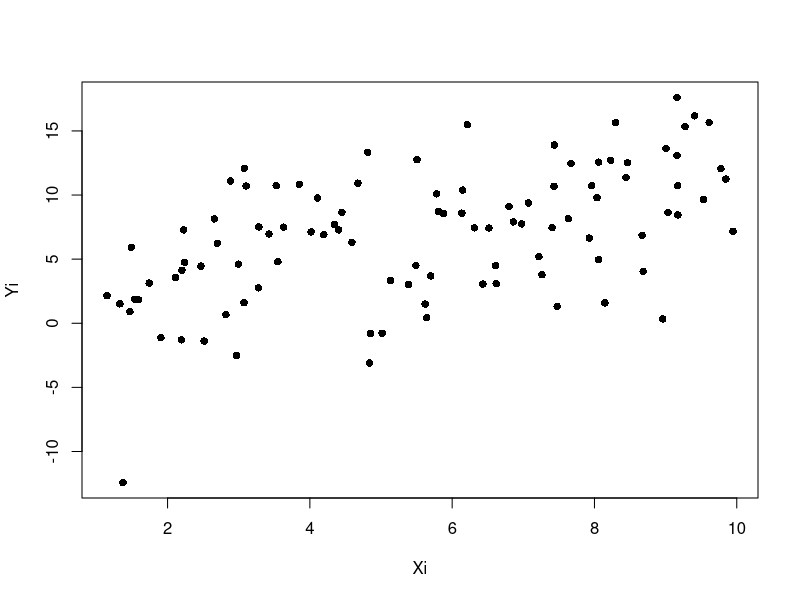
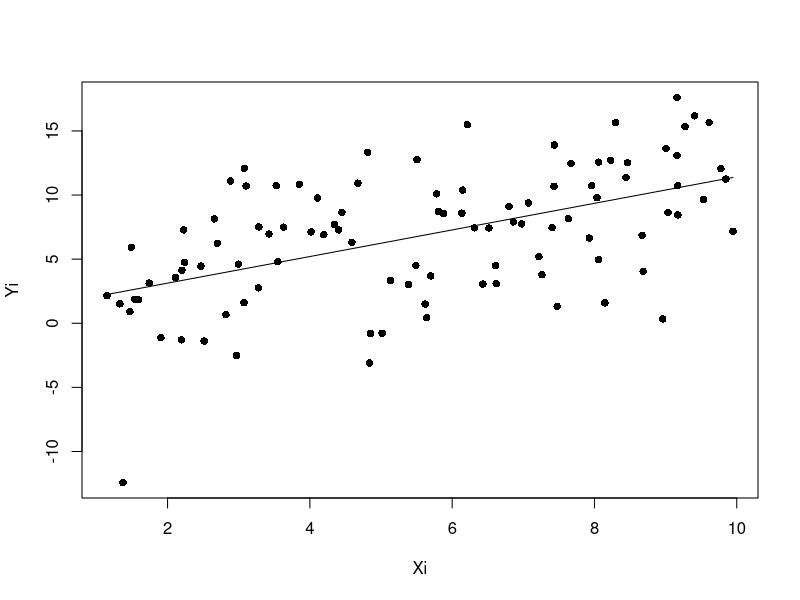
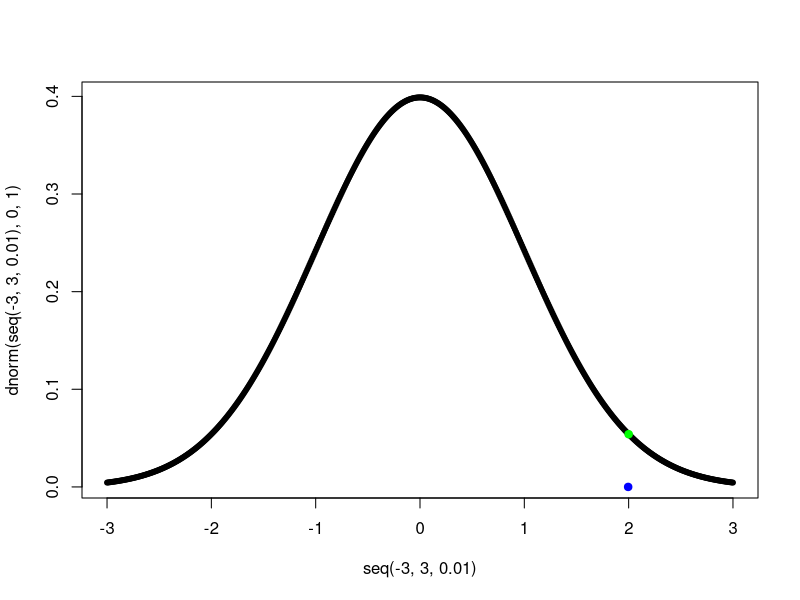

Write R code to recreate these figures, in order.
## ---- chunk 1
knitr::opts_chunk$set(echo = TRUE)
library(tidyverse)
## ---- chunk 2
# simulating our data
N <- 100
Xi <- runif(min = 1, max = 10, n = N)

# getting our parameters 
beta0 <- 1
beta1 <- 1
var <- 20

# putting it together 
e <- rnorm(N, mean = 0, sd = sqrt(var))
Yi <- beta0 + beta1*Xi + e 

# note that this formulation is equivalent to the above. 
# Yi <- rnorm(N, mean = beta0 + beta1*Xi, sd = sqrt(var)) 

plot(Xi,Yi, pch = 16) 
## ---- chunk 3
matrix(Yi[1:10])
## ---- chunk 4
# doing linear regression in r
lm.fit <- lm(Yi ~ Xi)
# getting the coefficients from the r output
coef(lm.fit)

# creating our design matrix
X.matrix <- as.data.frame(Xi) |>
  # adding the column of intercepts
  add_column(int = 1, .before = 1) |>
  as.matrix()

# solving for the betas from (X^T X)^{-1} X^T
betas <- solve(t(X.matrix)%*%X.matrix)%*%t(X.matrix)%*%as.matrix(Yi)
betas

# graphing our line 
plot(Xi,Yi, pch = 16) 
lines(Xi, X.matrix%*%betas)
## ---- chunk 5
# getting the hat matrix 
H <- X.matrix%*%solve(t(X.matrix)%*%X.matrix)%*%t(X.matrix)

# doing it with a sum 
sum((Yi - H%*%as.matrix(Yi))^2)/(N-2)

# doing it the matrix way 
e.dot <- Yi - H%*%as.matrix(Yi)
(t(e.dot)%*%e.dot)/(N-2) # just a vector of sigmas

# looking at the variance from the linear model fit 
as.numeric(summary(lm.fit)[6])^2 
## ---- chunk 6
# getting our sigma estimate as before 
sigma.hat <- sum((Yi - H%*%as.matrix(Yi))^2)/(N-2)

# turning it into an diagonal matrix 
sigma.hat <- matrix(c(sigma.hat,0,0,sigma.hat), nrow = 2) # sigma*Identity matrix

# the matrix of residuals should be 
sigma.hat %*% solve(t(X.matrix)%*%X.matrix)

# checking with the linear model fit
vcov(lm.fit) # compare with above 
## ---- chunk 7
# estimated standard error for beta0
sqrt( (sigma.hat %*% solve(t(X.matrix)%*%X.matrix))[1,1] )
# estimated standard error for beta1
sqrt( (sigma.hat %*% solve(t(X.matrix)%*%X.matrix))[2,2] )

# SE from the linear model fit for beta0
sqrt(vcov(lm.fit)[1,1]) 
# SE from the linear model fit for beta0
sqrt(vcov(lm.fit)[2,2]) 
## ---- chunk 8
# getting our derived variance covariance matrix 
varcovar.matrix <- sigma.hat %*% solve(t(X.matrix)%*%X.matrix)

# calculating our test statistic
beta1_hat <- betas[2,1]
beta1_SE <- sqrt(varcovar.matrix[2,2])
test.statistic <- beta1_hat/beta1_SE
## ---- chunk 9
plot(seq(-3, 3, 0.01), dnorm(seq(-3, 3, 0.01), 0, 1), pch = 20)
# points(rnorm(50, 0, 1), 0, col = 'red')
points(2, dnorm(2, 0, 1), pch = 19, col = 'green') 
points(qnorm(0.977, 0, 1), 0, pch = 19, col = 'blue')

## ---- chunk 10
# # we should get the same estimates of the t-value and p-value from the lm
# 2*(1-pt(abs(beta0_hat/beta0_SE), N-2)) # beta0_hat/beta0_SE is the t-value 
# 2*(1-pt(abs(beta1_hat/beta1_SE), N-2)) # or 2*pt(beta1_hat/beta1_SE, N-2), so we do abs() to account

## ---- chunk 11
# SST <- sum((Y1 - mean(Y1))^2) # sum of residuals from the mean, df = n-1
# SSE <- sum((Y1 - H%*%as.matrix(Y1))^2) # sum of residuals from best fit line, df = n-p
# SSR <- SST - SSE # the difference, df = p-1. based on pythagorean theorem  
# 
# # this should match the R-squared
# SSR/SST # also can be written as 1 - SSE / SST
# 
# # NEED TO FIGURE OUT ADJUSTED R^2
# # Adjusted R-squared:  0.3764 
# # we can adjust using the degrees of freedom, SSR/(p-1) / SST/(n-1)
# SSR/(SST/(N-1))
# (SSR/SST)*(N-1)
## ---- chunk 12
# this should match the f-stat p-value from the lm 
# 2*(1-pf(abs(SSR/(SSE/(N-2))), 1, N-2)) # like the t-dist, SSR/(SSE/(N-2)) is the f-statistic
